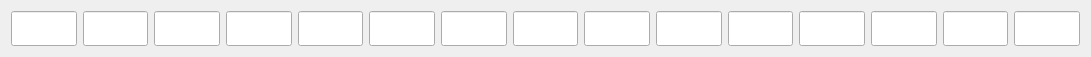
   <widget class="QWidget" name="horizontalLayoutWidget">
    <property name="geometry">
     <rect>
      <x>70</x>
      <y>200</y>
      <width>1091</width>
      <height>45</height>
     </rect>
    </property>
    <property name="font">
     <font>
      <family>아임크리수진</family>
      <pointsize>14</pointsize>
     </font>
    </property>
    <layout class="QHBoxLayout" name="horizontalLayout">
     <item>
      <widget class="QLineEdit" name="text_0">
       <property name="font">
        <font>
         <family>아임크리수진</family>
         <pointsize>14</pointsize>
        </font>
       </property>
       <property name="inputMask">
        <string>00</string>
       </property>
       <property name="text">
        <string/>
       </property>
       <property name="alignment">
        <set>Qt::AlignCenter</set>
       </property>
      </widget>
     </item>
     <item>
      <widget class="QLineEdit" name="text_1">
       <property name="font">
        <font>
         <family>아임크리수진</family>
         <pointsize>14</pointsize>
        </font>
       </property>
       <property name="inputMask">
        <string>00</string>
       </property>
       <property name="text">
        <string/>
       </property>
       <property name="alignment">
        <set>Qt::AlignCenter</set>
       </property>
      </widget>
     </item>
     <item>
      <widget class="QLineEdit" name="text_2">
       <property name="font">
        <font>
         <family>아임크리수진</family>
         <pointsize>14</pointsize>
        </font>
       </property>
       <property name="inputMask">
        <string>00</string>
       </property>
       <property name="text">
        <string/>
       </property>
       <property name="alignment">
        <set>Qt::AlignCenter</set>
       </property>
      </widget>
     </item>
     <item>
      <widget class="QLineEdit" name="text_3">
       <property name="font">
        <font>
         <family>아임크리수진</family>
         <pointsize>14</pointsize>
        </font>
       </property>
       <property name="inputMask">
        <string>00</string>
       </property>
       <property name="text">
        <string/>
       </property>
       <property name="alignment">
        <set>Qt::AlignCenter</set>
       </property>
      </widget>
     </item>
     <item>
      <widget class="QLineEdit" name="text_4">
       <property name="font">
        <font>
         <family>아임크리수진</family>
         <pointsize>14</pointsize>
        </font>
       </property>
       <property name="inputMask">
        <string>00</string>
       </property>
       <property name="text">
        <string/>
       </property>
       <property name="alignment">
        <set>Qt::AlignCenter</set>
       </property>
      </widget>
     </item>
     <item>
      <widget class="QLineEdit" name="text_5">
       <property name="font">
        <font>
         <family>아임크리수진</family>
         <pointsize>14</pointsize>
        </font>
       </property>
       <property name="inputMask">
        <string>00</string>
       </property>
       <property name="text">
        <string/>
       </property>
       <property name="alignment">
        <set>Qt::AlignCenter</set>
       </property>
      </widget>
     </item>
     <item>
      <widget class="QLineEdit" name="text_6">
       <property name="font">
        <font>
         <family>아임크리수진</family>
         <pointsize>14</pointsize>
        </font>
       </property>
       <property name="inputMask">
        <string>00</string>
       </property>
       <property name="text">
        <string/>
       </property>
       <property name="alignment">
        <set>Qt::AlignCenter</set>
       </property>
      </widget>
     </item>
     <item>
      <widget class="QLineEdit" name="text_7">
       <property name="font">
        <font>
         <family>아임크리수진</family>
         <pointsize>14</pointsize>
        </font>
       </property>
       <property name="inputMask">
        <string>00</string>
       </property>
       <property name="text">
        <string/>
       </property>
       <property name="alignment">
        <set>Qt::AlignCenter</set>
       </property>
      </widget>
     </item>
     <item>
      <widget class="QLineEdit" name="text_8">
       <property name="font">
        <font>
         <family>아임크리수진</family>
         <pointsize>14</pointsize>
        </font>
       </property>
       <property name="inputMask">
        <string>00</string>
       </property>
       <property name="text">
        <string/>
       </property>
       <property name="alignment">
        <set>Qt::AlignCenter</set>
       </property>
      </widget>
     </item>
     <item>
      <widget class="QLineEdit" name="text_9">
       <property name="font">
        <font>
         <family>아임크리수진</family>
         <pointsize>14</pointsize>
        </font>
       </property>
       <property name="inputMask">
        <string>00</string>
       </property>
       <property name="text">
        <string/>
       </property>
       <property name="alignment">
        <set>Qt::AlignCenter</set>
       </property>
      </widget>
     </item>
     <item>
      <widget class="QLineEdit" name="text_10">
       <property name="font">
        <font>
         <family>아임크리수진</family>
         <pointsize>14</pointsize>
        </font>
       </property>
       <property name="inputMask">
        <string>00</string>
       </property>
       <property name="text">
        <string/>
       </property>
       <property name="alignment">
        <set>Qt::AlignCenter</set>
       </property>
      </widget>
     </item>
     <item>
      <widget class="QLineEdit" name="text_11">
       <property name="font">
        <font>
         <family>아임크리수진</family>
         <pointsize>14</pointsize>
        </font>
       </property>
       <property name="inputMask">
        <string>00</string>
       </property>
       <property name="text">
        <string/>
       </property>
       <property name="alignment">
        <set>Qt::AlignCenter</set>
       </property>
      </widget>
     </item>
     <item>
      <widget class="QLineEdit" name="text_12">
       <property name="font">
        <font>
         <family>아임크리수진</family>
         <pointsize>14</pointsize>
        </font>
       </property>
       <property name="inputMask">
        <string>00</string>
       </property>
       <property name="text">
        <string/>
       </property>
       <property name="alignment">
        <set>Qt::AlignCenter</set>
       </property>
      </widget>
     </item>
     <item>
      <widget class="QLineEdit" name="text_13">
       <property name="font">
        <font>
         <family>아임크리수진</family>
         <pointsize>14</pointsize>
        </font>
       </property>
       <property name="inputMask">
        <string>00</string>
       </property>
       <property name="text">
        <string/>
       </property>
       <property name="alignment">
        <set>Qt::AlignCenter</set>
       </property>
      </widget>
     </item>
     <item>
      <widget class="QLineEdit" name="text_14">
       <property name="font">
        <font>
         <family>아임크리수진</family>
         <pointsize>14</pointsize>
        </font>
       </property>
       <property name="inputMask">
        <string>00</string>
       </property>
       <property name="text">
        <string/>
       </property>
       <property name="alignment">
        <set>Qt::AlignCenter</set>
       </property>
      </widget>
     </item>
    </layout>
   </widget>
